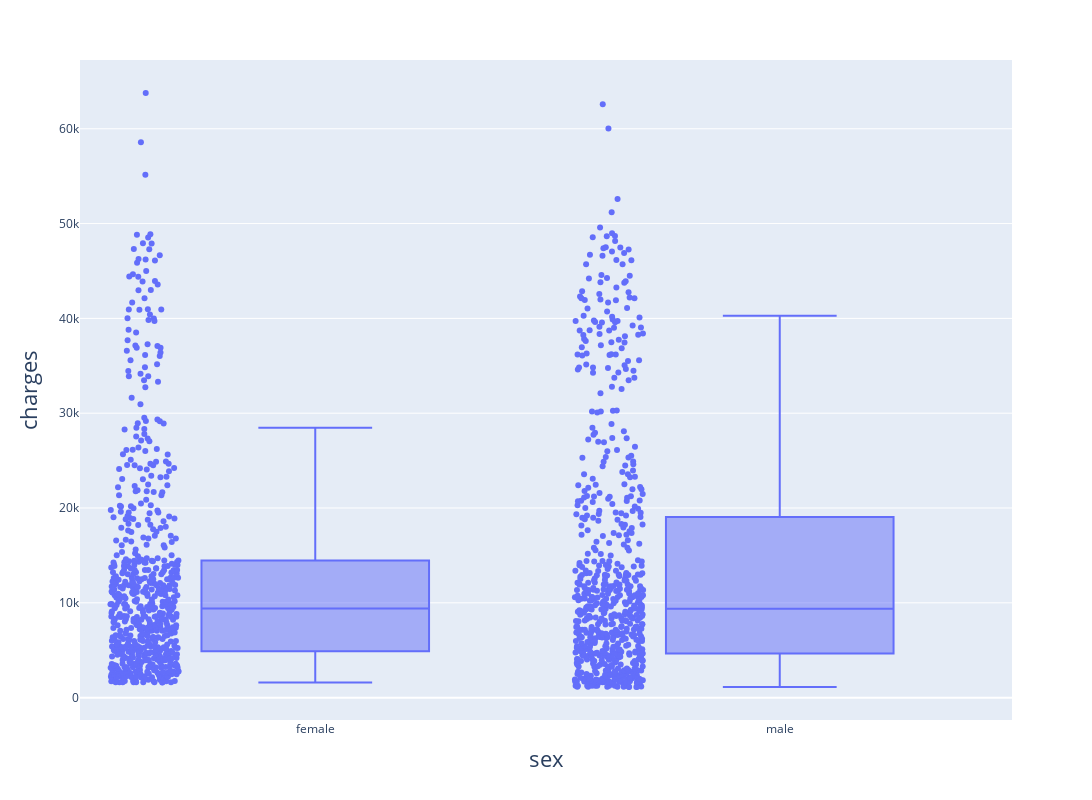

Source (notebook cell):
### Markdown cell above
The number of male and female customers is relatively balanced, with no significant difference between them. However, the total value of purchases made by male clients significantly exceeds that of female clients. Let's analyze the total purchase value for each gender.

### Code cell
fig = px.box(data, x="sex", y="charges", points="all", width=1200, height=800)
fig.update_traces(quartilemethod="exclusive") 


fig.update_xaxes(title_font=dict(size=22))  # Change x-axis label font size for all subplots
fig.update_yaxes(title_font=dict(size=22))  # Change y-axis label font size for all subplots

fig.update_layout(
    title_font=dict(size=24),  # Change title font size
)

### Figure 1 — Plotly figure (JSON) as saved in the notebook; plotly's stock layout.template omitted (floating-point values rounded to 4 significant figures; data arrays with more than 128 entries replaced by an {"elided": "..."} marker saying what was removed)
{"data": [{"alignmentgroup": "True", "boxpoints": "all", "hovertemplate": "sex=%{x}<br>charges=%{y}<extra></extra>", "legendgroup": "", "marker": {"color": "#636efa"}, "name": "", "notched": false, "offsetgroup": "", "orientation": "v", "quartilemethod": "exclusive", "showlegend": false, "type": "box", "x": {"elided": "1337 str values"}, "x0": " ", "xaxis": "x", "y": {"elided": "1337 float values"}, "y0": " ", "yaxis": "y"}], "layout": {"boxmode": "group", "height": 800, "legend": {"tracegroupgap": 0}, "margin": {"t": 60}, "title": {"font": {"size": 24}}, "width": 1200, "xaxis": {"anchor": "y", "domain": [0, 1], "title": {"font": {"size": 22}, "text": "sex"}}, "yaxis": {"anchor": "x", "domain": [0, 1], "title": {"font": {"size": 22}, "text": "charges"}}}}
